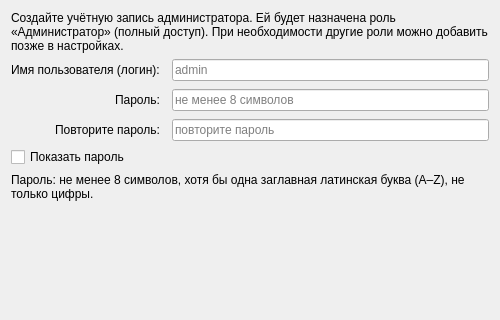
<?xml version="1.0" encoding="UTF-8"?>
<ui version="4.0">
 <class>SetupAdminPage</class>
 <widget class="QWidget" name="SetupAdminPage">
  <property name="geometry">
   <rect>
    <x>0</x>
    <y>0</y>
    <width>500</width>
    <height>320</height>
   </rect>
  </property>
  <layout class="QVBoxLayout" name="verticalLayout">
   <item>
    <widget class="QLabel" name="adminHintLabel">
     <property name="text">
      <string>Создайте учётную запись администратора. Ей будет назначена роль «Администратор» (полный доступ). При необходимости другие роли можно добавить позже в настройках.</string>
     </property>
     <property name="wordWrap">
      <bool>true</bool>
     </property>
    </widget>
   </item>
   <item>
    <layout class="QFormLayout" name="formLayout">
     <property name="verticalSpacing"><number>8</number></property>
     <property name="horizontalSpacing"><number>12</number></property>
     <property name="fieldGrowthPolicy"><enum>QFormLayout::ExpandingFieldsGrow</enum></property>
     <property name="labelAlignment"><set>Qt::AlignRight|Qt::AlignVCenter</set></property>
     <item row="0" column="0">
      <widget class="QLabel" name="usernameLabel">
       <property name="text">
        <string>Имя пользователя (логин):</string>
       </property>
      </widget>
     </item>
     <item row="0" column="1">
      <widget class="QLineEdit" name="usernameEdit">
       <property name="placeholderText">
        <string>admin</string>
       </property>
      </widget>
     </item>
     <item row="1" column="0">
      <widget class="QLabel" name="passwordLabel">
       <property name="text">
        <string>Пароль:</string>
       </property>
      </widget>
     </item>
     <item row="1" column="1">
      <widget class="QLineEdit" name="passwordEdit">
       <property name="echoMode">
        <enum>QLineEdit::Password</enum>
       </property>
       <property name="placeholderText">
        <string>не менее 8 символов</string>
       </property>
      </widget>
     </item>
     <item row="2" column="0">
      <widget class="QLabel" name="repeatPasswordLabel">
       <property name="text">
        <string>Повторите пароль:</string>
       </property>
      </widget>
     </item>
     <item row="2" column="1">
      <widget class="QLineEdit" name="repeatPasswordEdit">
       <property name="echoMode">
        <enum>QLineEdit::Password</enum>
       </property>
       <property name="placeholderText">
        <string>повторите пароль</string>
       </property>
      </widget>
     </item>
    </layout>
   </item>
   <item>
    <widget class="QCheckBox" name="showPasswordCheckBox">
     <property name="text">
      <string>Показать пароль</string>
     </property>
    </widget>
   </item>
   <item>
    <widget class="QLabel" name="passwordRulesLabel">
     <property name="text">
      <string>Пароль: не менее 8 символов, хотя бы одна заглавная латинская буква (A–Z), не только цифры.</string>
     </property>
     <property name="wordWrap">
      <bool>true</bool>
     </property>
    </widget>
   </item>
   <item>
    <spacer name="verticalSpacer">
     <property name="orientation">
      <enum>Qt::Vertical</enum>
     </property>
     <property name="sizeHint" stdset="0">
      <size>
       <width>20</width>
       <height>40</height>
      </size>
     </property>
    </spacer>
   </item>
  </layout>
 </widget>
 <resources/>
 <connections/>
</ui>
